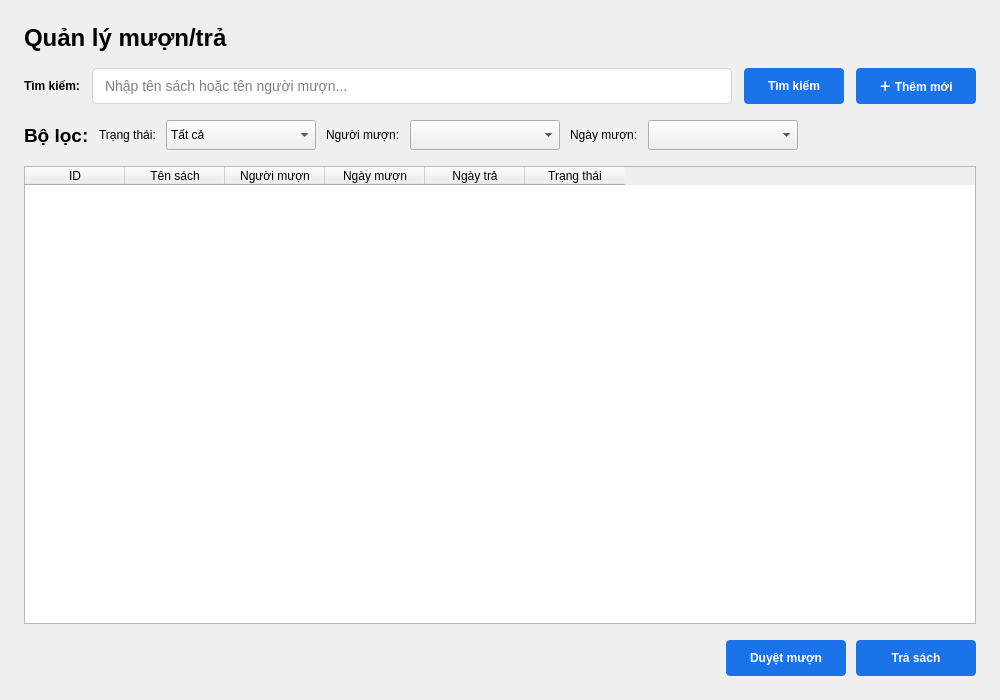
<?xml version="1.0" encoding="UTF-8"?>
<ui version="4.0">
 <class>ScreenLoans</class>
 <widget class="QWidget" name="ScreenLoans">
  <property name="geometry">
   <rect>
    <x>0</x>
    <y>0</y>
    <width>1000</width>
    <height>700</height>
   </rect>
  </property>
  <property name="windowTitle">
   <string>Mượn / Trả sách</string>
  </property>
  <layout class="QVBoxLayout" name="verticalLayout_root">
   <property name="spacing">
    <number>16</number>
   </property>
   <property name="leftMargin">
    <number>24</number>
   </property>
   <property name="topMargin">
    <number>24</number>
   </property>
   <property name="rightMargin">
    <number>24</number>
   </property>
   <property name="bottomMargin">
    <number>24</number>
   </property>
   <item>
    <widget class="QLabel" name="label_title">
     <property name="font">
      <font>
       <pointsize>18</pointsize>
       <bold>true</bold>
      </font>
     </property>
     <property name="text">
      <string>Quản lý mượn/trả</string>
     </property>
    </widget>
   </item>
   <item>
    <layout class="QHBoxLayout" name="horizontalLayout_top">
     <property name="spacing">
      <number>12</number>
     </property>
     <item>
      <widget class="QLabel" name="label_return">
       <property name="font">
        <font>
         <bold>true</bold>
        </font>
       </property>
       <property name="text">
        <string>Tìm kiếm:</string>
       </property>
      </widget>
     </item>
     <item>
      <widget class="QLineEdit" name="search_book_return">
       <property name="minimumSize">
        <size>
         <width>350</width>
         <height>36</height>
        </size>
       </property>
       <property name="maximumSize">
        <size>
         <width>16777215</width>
         <height>36</height>
        </size>
       </property>
       <property name="font">
        <font>
         <pointsize>-1</pointsize>
        </font>
       </property>
       <property name="styleSheet">
        <string notr="true">padding: 0 10px; border: 1px solid #ced4da; border-radius: 4px; font-size: 14px;</string>
       </property>
       <property name="placeholderText">
        <string>Nhập tên sách hoặc tên người mượn...</string>
       </property>
      </widget>
     </item>
     <item>
      <widget class="QPushButton" name="btn_search_book_return">
       <property name="minimumSize">
        <size>
         <width>100</width>
         <height>36</height>
        </size>
       </property>
       <property name="maximumSize">
        <size>
         <width>16777215</width>
         <height>36</height>
        </size>
       </property>
       <property name="styleSheet">
        <string notr="true">background-color: #1a73e8; color: white; border-radius: 4px; font-weight: bold;</string>
       </property>
       <property name="text">
        <string>Tìm kiếm</string>
       </property>
      </widget>
     </item>
     <item>
      <widget class="QPushButton" name="btn_dialog_loans">
       <property name="minimumSize">
        <size>
         <width>120</width>
         <height>36</height>
        </size>
       </property>
       <property name="styleSheet">
        <string notr="true">background-color: #1a73e8; color: white; border-radius: 4px; font-weight: bold;</string>
       </property>
       <property name="text">
        <string>＋ Thêm mới</string>
       </property>
      </widget>
     </item>
    </layout>
   </item>
   <item>
    <layout class="QHBoxLayout" name="horizontalLayout_filters">
     <property name="spacing">
      <number>10</number>
     </property>
     <item>
      <widget class="QLabel" name="label">
       <property name="font">
        <font>
         <pointsize>14</pointsize>
         <bold>true</bold>
        </font>
       </property>
       <property name="text">
        <string>Bộ lọc:</string>
       </property>
      </widget>
     </item>
     <item>
      <widget class="QLabel" name="label_2">
       <property name="text">
        <string>Trạng thái:</string>
       </property>
      </widget>
     </item>
     <item>
      <widget class="QComboBox" name="combo_filter_status">
       <property name="minimumSize">
        <size>
         <width>150</width>
         <height>30</height>
        </size>
       </property>
       <item>
        <property name="text">
         <string>Tất cả</string>
        </property>
       </item>
       <item>
        <property name="text">
         <string>Đang mượn</string>
        </property>
       </item>
       <item>
        <property name="text">
         <string>Đã trả</string>
        </property>
       </item>
       <item>
        <property name="text">
         <string>Chờ duyệt</string>
        </property>
       </item>
      </widget>
     </item>
     <item>
      <widget class="QLabel" name="label_3">
       <property name="text">
        <string>Người mượn:</string>
       </property>
      </widget>
     </item>
     <item>
      <widget class="QComboBox" name="combo_filter_borrower">
       <property name="minimumSize">
        <size>
         <width>150</width>
         <height>30</height>
        </size>
       </property>
      </widget>
     </item>
     <item>
      <widget class="QLabel" name="label_4">
       <property name="text">
        <string>Ngày mượn:</string>
       </property>
      </widget>
     </item>
     <item>
      <widget class="QComboBox" name="combo_filter_date">
       <property name="minimumSize">
        <size>
         <width>150</width>
         <height>30</height>
        </size>
       </property>
      </widget>
     </item>
     <item>
      <spacer name="horizontalSpacer_filters">
       <property name="orientation">
        <enum>Qt::Horizontal</enum>
       </property>
       <property name="sizeHint" stdset="0">
        <size>
         <width>40</width>
         <height>20</height>
        </size>
       </property>
      </spacer>
     </item>
    </layout>
   </item>
   <item>
    <widget class="QTableWidget" name="table_loans_return">
     <property name="editTriggers">
      <set>QAbstractItemView::NoEditTriggers</set>
     </property>
     <property name="alternatingRowColors">
      <bool>true</bool>
     </property>
     <property name="selectionMode">
      <enum>QAbstractItemView::SingleSelection</enum>
     </property>
     <property name="selectionBehavior">
      <enum>QAbstractItemView::SelectRows</enum>
     </property>
     <property name="showGrid">
      <bool>true</bool>
     </property>
     <column>
      <property name="text">
       <string>ID</string>
      </property>
     </column>
     <column>
      <property name="text">
       <string>Tên sách</string>
      </property>
     </column>
     <column>
      <property name="text">
       <string>Người mượn</string>
      </property>
     </column>
     <column>
      <property name="text">
       <string>Ngày mượn</string>
      </property>
     </column>
     <column>
      <property name="text">
       <string>Ngày trả</string>
      </property>
     </column>
     <column>
      <property name="text">
       <string>Trạng thái</string>
      </property>
     </column>
    </widget>
   </item>
   <item>
    <layout class="QHBoxLayout" name="horizontalLayout_actions">
     <property name="spacing">
      <number>10</number>
     </property>
     <item>
      <spacer name="horizontalSpacer_actions">
       <property name="orientation">
        <enum>Qt::Horizontal</enum>
       </property>
       <property name="sizeHint" stdset="0">
        <size>
         <width>40</width>
         <height>20</height>
        </size>
       </property>
      </spacer>
     </item>
     <item>
      <widget class="QPushButton" name="btn_approve_loan">
       <property name="minimumSize">
        <size>
         <width>120</width>
         <height>36</height>
        </size>
       </property>
       <property name="styleSheet">
        <string notr="true">background-color: #1a73e8; color: white; border-radius: 4px; font-weight: bold;</string>
       </property>
       <property name="text">
        <string>Duyệt mượn</string>
       </property>
      </widget>
     </item>
     <item>
      <widget class="QPushButton" name="btn_return_book">
       <property name="minimumSize">
        <size>
         <width>120</width>
         <height>36</height>
        </size>
       </property>
       <property name="styleSheet">
        <string notr="true">background-color: #1a73e8; color: white; border-radius: 4px; font-weight: bold;</string>
       </property>
       <property name="text">
        <string>Trả sách</string>
       </property>
      </widget>
     </item>
    </layout>
   </item>
  </layout>
 </widget>
 <resources/>
 <connections/>
</ui>
